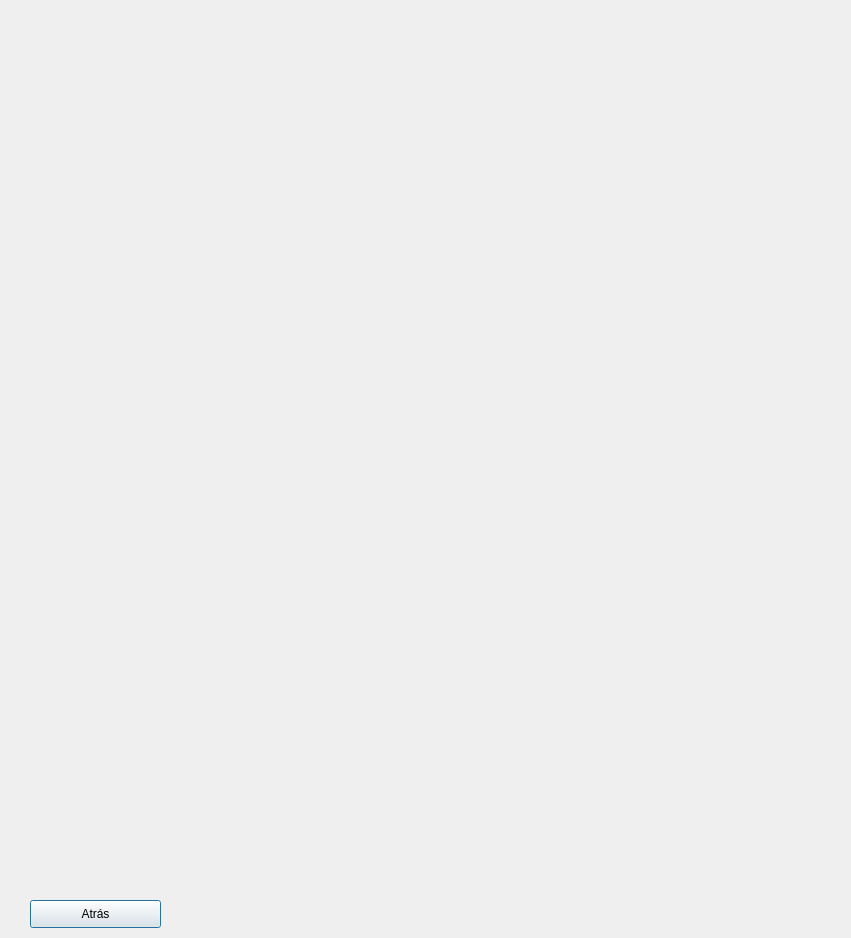
<?xml version="1.0" encoding="UTF-8"?>
<ui version="4.0">
 <class>Dialog</class>
 <widget class="QDialog" name="Dialog">
  <property name="geometry">
   <rect>
    <x>0</x>
    <y>0</y>
    <width>851</width>
    <height>938</height>
   </rect>
  </property>
  <property name="windowTitle">
   <string>Dialog</string>
  </property>
  <widget class="QPushButton" name="atras">
   <property name="geometry">
    <rect>
     <x>30</x>
     <y>900</y>
     <width>131</width>
     <height>28</height>
    </rect>
   </property>
   <property name="text">
    <string>Atrás</string>
   </property>
  </widget>
 </widget>
 <resources/>
 <connections/>
</ui>
